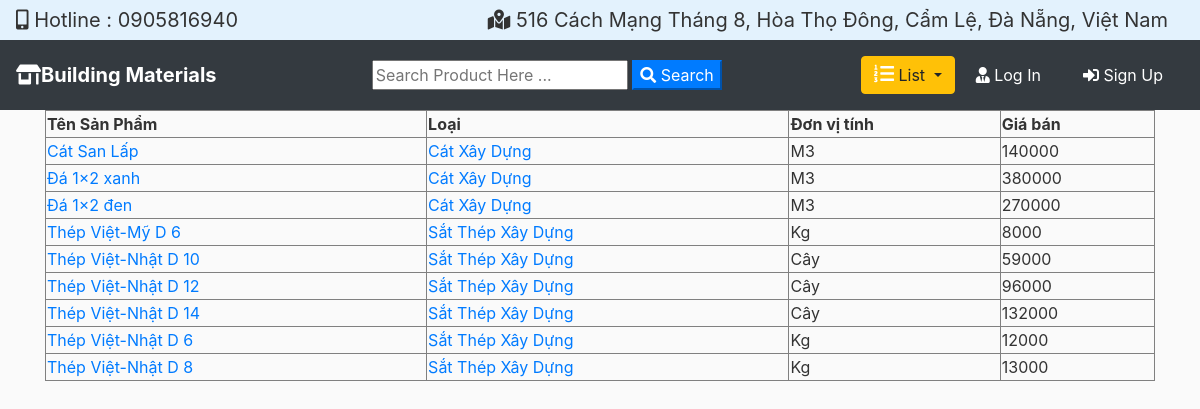
The page /list/product on the database its author committed.
### vatlieu/models.py (models this page shows, shortened)
class Product(models.Model):
    id = models.AutoField(primary_key=True)
    type_product = models.ForeignKey(TypeProduct, on_delete=models.CASCADE, related_name="products")
    calculationUnit = models.ForeignKey(Calculation_Unit, on_delete=models.CASCADE, null=True)
    name = models.CharField(max_length=45)
    unit_cost = models.IntegerField(default=10000)
    selling_price = models.IntegerField(default=10000, null=True)
    origin = models.CharField(max_length=45)  # xuất xứ
    class Meta:
        ordering = ['type_product__name']

class TypeProduct(models.Model):
    id = models.AutoField(primary_key=True)
    name = models.CharField(max_length=45)
    description = models.CharField(max_length=255)
    flag = models.IntegerField(default=1)

class Calculation_Unit(models.Model):
    id = models.AutoField(primary_key=True)
    name = models.CharField(max_length=45)
    def __str__(self):
        return self.name

### vatlieu/views.py (the view)
# urls.py: path('list/product', ProductListView.as_view(), name='list-product'),
class ProductListView(ListView):
    model = Product
    template_name = 'vatlieu/list/list_product.html'  # <app>/<model>_<viewtype>.html
    context_object_name = 'products'
    ordering = ['type_product__name', 'name']
    paginate_by = 10  # Số lượng phân trang

### vatlieu/templates/vatlieu/list/list_product.html (shortened to what this page needs)
{% extends "vatlieu/base.html" %}
{% block content %}
<table border = "1" style="width:100%" content="Danh Sách Nhà Cung Cấp ">
        <tr>
            <th>Tên Sản Phẩm</th>
            <th>Loại</th>
            <th>Đơn vị tính </th>
            <th>Giá bán </th>
        </tr>
    {% for product in products %}
        <tr>
            <td> <a  href="{% url 'product-detail' product.id  %}">{{product.name}}</a></td>
            <td><a  href="{% url 'product-list-type' product.type_product.name  %}">{{product.type_product.name}}</a> </td>
            <td>{{product.calculationUnit}} </td>
            <td>{{product.selling_price}}</td>
        </tr>
    {% endfor %}
</table>
{% endblock content %}

### vatlieu/static/vatlieu/main.css (style rules this page uses)
body { background: #fafafa; color: #333333; margin-top: 0; }

### rows shown on the page
Product: name "Cát San Lấp", type_product.name "Cát Xây Dựng", calculationUnit "M3", selling_price "140000"
Product: name "Đá 1×2 xanh", type_product.name "Cát Xây Dựng", calculationUnit "M3", selling_price "380000"
Product: name "Đá 1×2 đen", type_product.name "Cát Xây Dựng", calculationUnit "M3", selling_price "270000"
Product: name "Thép Việt-Mỹ D 6", type_product.name "Sắt Thép Xây Dựng", calculationUnit "Kg", selling_price "8000"
Product: name "Thép Việt-Nhật D 10", type_product.name "Sắt Thép Xây Dựng", calculationUnit "Cây", selling_price "59000"
Product: name "Thép Việt-Nhật D 12", type_product.name "Sắt Thép Xây Dựng", calculationUnit "Cây", selling_price "96000"
Product: name "Thép Việt-Nhật D 14", type_product.name "Sắt Thép Xây Dựng", calculationUnit "Cây", selling_price "132000"
Product: name "Thép Việt-Nhật D 6", type_product.name "Sắt Thép Xây Dựng", calculationUnit "Kg", selling_price "12000"
Product: name "Thép Việt-Nhật D 8", type_product.name "Sắt Thép Xây Dựng", calculationUnit "Kg", selling_price "13000"
